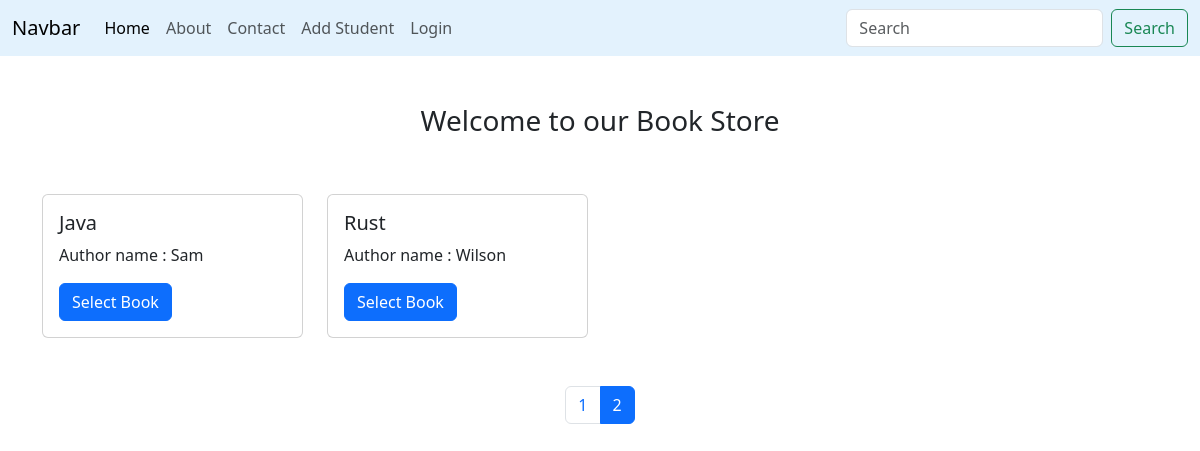
Page /books?page=2 on the committed database.
### models.py (models this page shows, shortened)
class Book(db.Model):
    __tablename__ = "books_info"
    id = db.Column(db.Integer, primary_key = True)
    title = db.Column(db.String(100), nullable = False)
    author = db.Column(db.String(120), nullable = False)

### app.py (the view)
@app.route("/books", methods=["GET", "POST"] )
def book():
    search = request.args.get("search", "")
    page = request.args.get("page", 1, type=int)
    per_page = 3
    if search:
        books = Book.query.filter( Book.title.ilike(f"%{search}%") | Book.author.ilike(f"%{search}%") ).paginate(page=page, per_page=per_page, error_out=False)
    else:
        books = Book.query.paginate(page=page, per_page=per_page, error_out=False)
    return render_template("book.html", books=books, search = search)

### templates/book.html (shortened to what this page needs)
{% extends "base.html" %}
{% block content %}
<div class="container ">
    <h3 class="text-center mt-5">
        Welcome to our Book Store
    </h3>
<div class="row">
    {% for book in books %}
  <div class="col-sm-3 mb-3 mb-sm-0  my-5">
    <div class="card">
      <div class="card-body">
        <h5 class="card-title">{{ book.title }}</h5>
        <p class="card-text">Author name : {{ book.author }}</p>
        <a href="#" class="btn btn-primary">Select Book</a>
      </div>
    </div>
  </div>
  {% endfor %}
</div>
<nav aria-label="Page navigation example ">
  <ul class="pagination justify-content-center my-5">
    {% for page_num in books.iter_pages() %}
            {% if page_num %}
                    {% if page_num == books.page %}
                    <li class="page-item"><a class="page-link active" >{{ page_num }} </a></li>
                    {% else %}
                    <li class="page-item"><a class="page-link" href="{{ url_for('book', page=page_num) }}" >{{ page_num }} </a></li>
                    {% endif %}
            {% else %}
            ...
            {% endif %}
    {% endfor %}
  </ul>
</nav>
</div>
{% endblock %}

### rows in the picture
Book: title "Java", author "Sam"
Book: title "Rust", author "Wilson"

### other values in the picture
{{ page_num }} "1"
{{ page_num }} "2"
